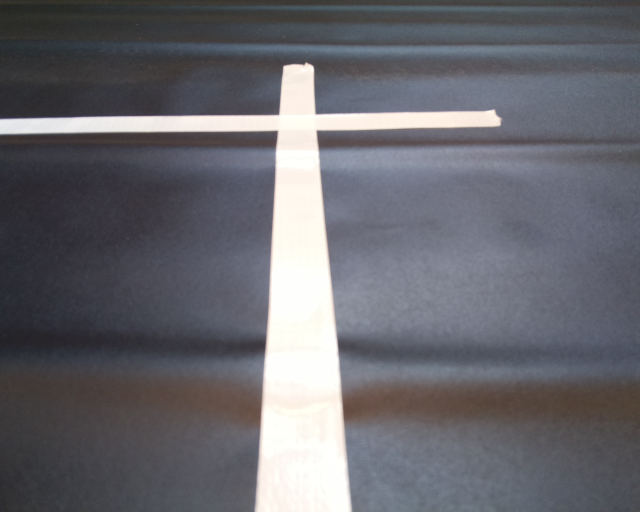
#> input picture base_code/test_traitement_image/photo_carrefour1.jpg, 1280 x 1024 px (shown at 1/2 size)
$ python -i line_detection.py   (imports and definitions only)
#> lines starting #> are read from the running program, lines starting #| are printed output that depends on the picture; after the words box and inside, x2 and y2 are one past the last pixel; in counts of white or black regions, pixels touching at a corner belong together
from __future__ import division

import cv2
import numpy as np
mid_x = 640
R=0.1
L=0.5

def find_centroid(image):
    # Input Image
    h, w = image.shape[:2]
#> h = 1024; w = 1280


    # Convert to HSV color space

    blur = cv2.blur(image,(5,5))
    #ret,thresh1 = cv2.threshold(image,127,255,cv2.THRESH_BINARY)
    ret,thresh1 = cv2.threshold(blur,168,255,cv2.THRESH_BINARY)
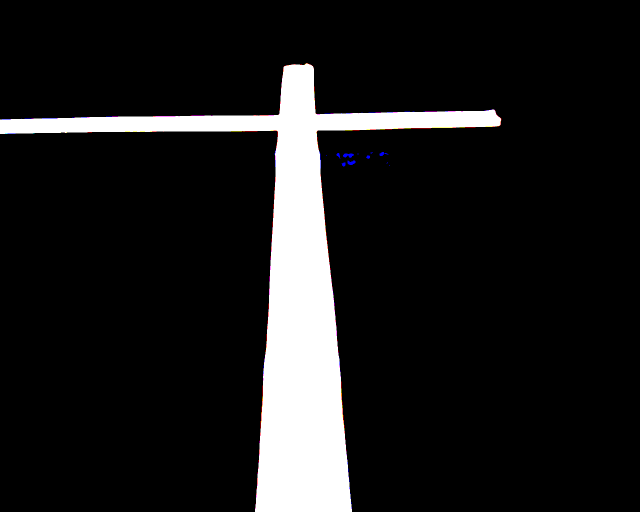
#> thresh1: shape (1024, 1280, 3) (shown at 1/2 size); mean R, G, B 27.7, 27.5, 27.6
    hsv = cv2.cvtColor(thresh1, cv2.COLOR_RGB2HSV)
#> hsv: shape (1024, 1280, 3); mean H, S, V 0.1, 0.4, 27.8

    # Define range of white color in HSV
    lower_white = np.array([0, 0, 168])
    upper_white = np.array([172, 111, 255])
    # Threshold the HSV image
    mask = cv2.inRange(hsv, lower_white, upper_white)
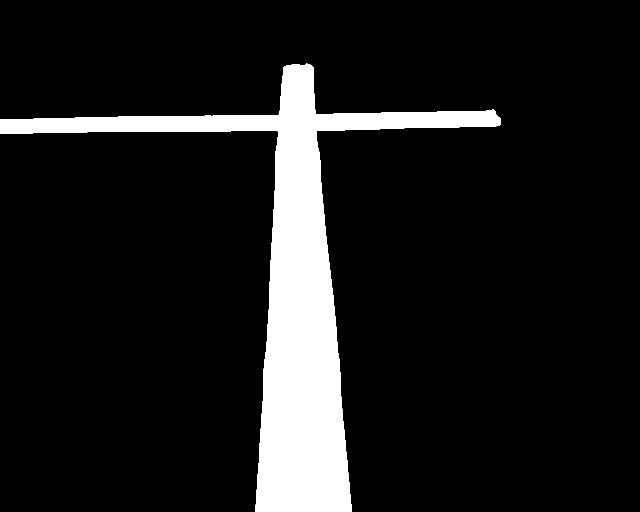
#> mask: shape (1024, 1280) (shown at 1/2 size); 10.7% white; 1 white region, box (x1, y1, x2, y2) and area: (0, 127, 1002, 1024) 140816
    #cv2.imwrite('out_test.png', mask)
    # Remove noise
    kernel_erode = np.ones((6,6), np.uint8)

    eroded_mask = cv2.erode(mask, kernel_erode, iterations=1)
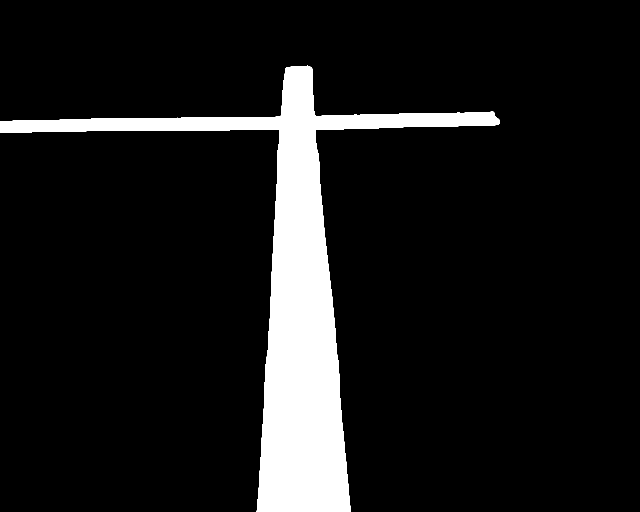
#> eroded_mask: shape (1024, 1280) (shown at 1/2 size); 10% white; 1 white region, box (x1, y1, x2, y2) and area: (0, 131, 999, 1024) 131079
    kernel_dilate = np.ones((4,4), np.uint8)
    dilated_mask = cv2.dilate(eroded_mask, kernel_dilate, iterations=1)
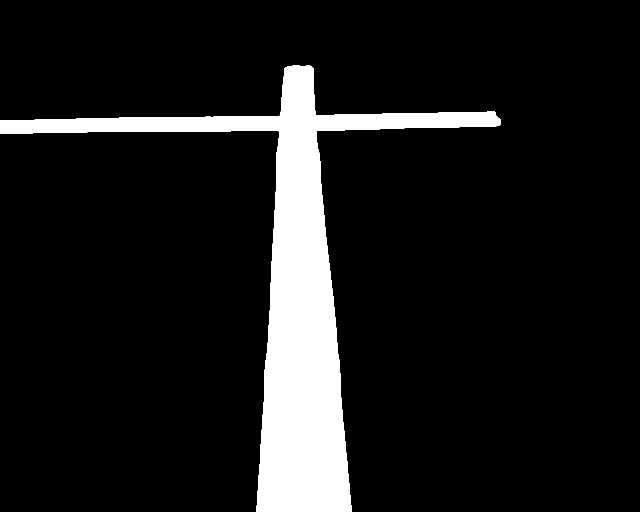
#> dilated_mask: shape (1024, 1280) (shown at 1/2 size); 10.4% white; 1 white region

    # Find the different contours
    contours, hierarchy = cv2.findContours(dilated_mask, cv2.RETR_TREE, cv2.CHAIN_APPROX_SIMPLE)
#> contours = 1 contour; box (x1, y1, x2, y2) and area: (0, 130, 1001, 1024) 134848
    # Sort by area (keep only the biggest one)
    im2 = cv2.drawContours(image,contours,-1, (0,255,0), 3)
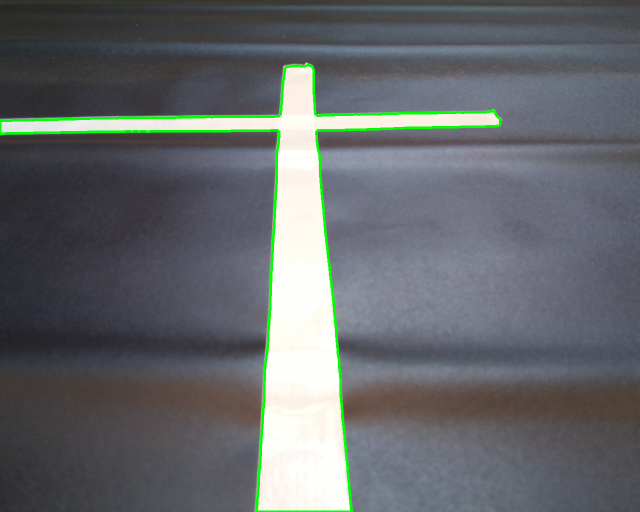
#> im2: shape (1024, 1280, 3) (shown at 1/2 size); mean R, G, B 100.6, 104.4, 107.2


    contours = sorted(contours, key=cv2.contourArea, reverse=True)[:1]

    if len(contours) > 0:
        M = cv2.moments(contours[0])
#> M = moments, m00 134848.5, centre m10/m00, m01/m00 = (583.5, 579.5)
        # Centroid
        cx = int(M['m10']/M['m00'])
#> cx = 583
        cy = int(M['m01']/M['m00'])
#> cy = 579
        print("Centroid of the biggest area: ({}, {})".format(cx, cy))
#| Centroid of the biggest area: (583, 579)
        return (cx, cy)
        #cv2.circle(im2, (cx, cy),3,255,-1)
    else:
        print("No Centroid Found")
        return
    #cv2.imwrite('out_test.png', im2)


def orientation_error(image,a):
    c =(find_centroid(image)[0]-mid_x)-a
    if abs(c)>=0:
        c=0
    return c

def motor_speeds_from_image(image,v):
    error = orientation_error(image,0)
    w_l = (1/R)*(v - error*L/2)
    w_r = (1/R)*(v + error*L/2)
    return w_l,w_r

>>> import cv2
>>> picture = cv2.cvtColor(cv2.imread('photo_carrefour1.jpg'), cv2.COLOR_BGR2RGB)
>>> result = find_centroid(picture)
#> result = (583, 579)
